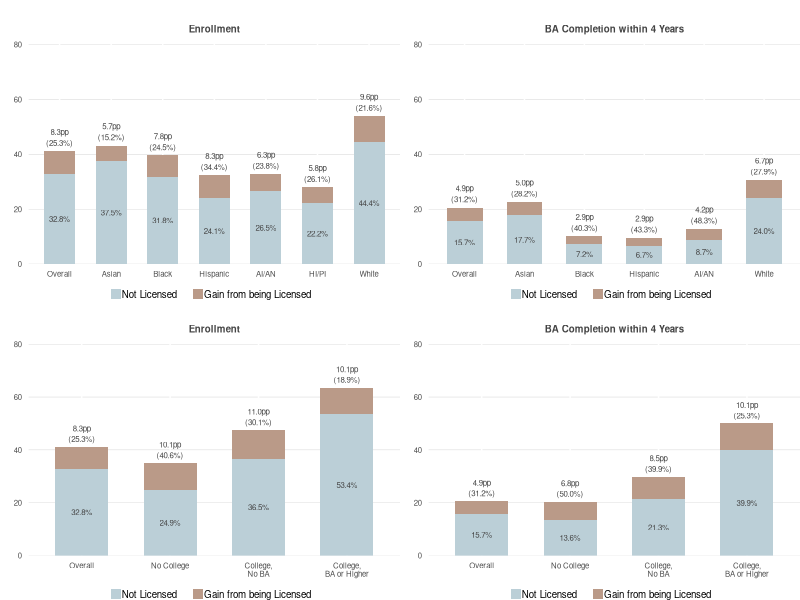

Recreate this plot in R.
## ---- chunk 1
library(knitr)
library(bookdown)

# https://cran.r-project.org/web/packages/kableExtra/vignettes/awesome_table_in_pdf.pdf
library(kableExtra)
library(tidyverse)
library(gridExtra)
library(scales)

knitr::opts_chunk$set(echo = F, message = F, warning = F)

knitr::knit_hooks$set(inline = function(x) {   if(!is.numeric(x)){     x   }else{    prettyNum(round(x,2), big.mark=",")    } })

theme_set(
  theme(
    text = element_text(size = 7),
    panel.background = element_blank(),
    plot.title = element_text(color = '#444444', size = 7, hjust = 0.5, face = 'bold'),
    axis.ticks = element_blank(),
    axis.title = element_text(face = 'bold'),
    legend.title = element_text(face = 'bold'),
    legend.key.size = unit(0.3, 'cm')
  )
)
## ---- chunk 2

create_cb_figure <- function(categories, values, plot_title) {
  cb_fig_df <- data.frame(
    category = rep(categories, each = 2),
    subcategory = rep(c('Not Licensed', 'Gain from being Licensed'), length(categories)), 
    value = values
  )
  
  cb_fig_df$category <- factor(cb_fig_df$category, levels = categories)
  
  cb_fig_df %>%
    left_join(
      cb_fig_df %>%
        pivot_wider(id_cols = category, names_from = subcategory, values_from = value) %>%
        mutate(
          total = `Not Licensed` + `Gain from being Licensed`,
          pct_change = `Gain from being Licensed` / `Not Licensed` * 100
        ),
      by = 'category') %>% 
    ggplot(aes(x = category, y = value, fill = subcategory, width = 0.6)) +
    geom_bar(position = 'stack', stat = 'identity') +
    geom_text(aes(y = value, label = if_else(subcategory == 'Not Licensed', str_c(sprintf('%.1f', value), '%'), '')), color = '#444444', size = 2, position = position_stack(vjust = 0.5)) +
    geom_text(aes(y = total + 3, label = if_else(subcategory == 'Not Licensed', str_c('(', sprintf('%.1f', pct_change), '%)'), '')), color = '#444444', size = 2) +
    geom_text(aes(y = total + 7, label = if_else(subcategory == 'Not Licensed', str_c(sprintf('%.1f', `Gain from being Licensed`), 'pp'), '')), color = '#444444', size = 2) +
    ggtitle(plot_title) +
    xlab('') + ylab('') + 
    scale_y_continuous(expand = expansion(mult = c(0, 0.05)), limits = c(0, 80)) +
    scale_fill_manual(values = c('#ba9a88', '#bbcfd7')) +
    theme(
        plot.margin = margin(t = 0.6, unit = 'cm'),
        panel.grid.major.y = element_line(size = 0.1, color = 'gray'),
        legend.title = element_blank(),
        legend.position = 'bottom',
        legend.margin = margin(t = -0.5, unit = 'cm'),
        legend.text = element_text(margin = margin(r = 0.2, unit = 'cm'))
      ) +
      guides(fill = guide_legend(reverse = T))
}

grid.arrange(
  create_cb_figure(
    c('Overall', 'Asian', 'Black', 'Hispanic', 'AI/AN', 'HI/PI', 'White'),
    c(32.8, 8.3, 37.5, 5.7, 31.8, 7.8, 24.1, 8.3, 26.5, 6.3, 22.2, 5.8, 44.4, 9.6),
    'Enrollment'
  ),
  create_cb_figure(
    c('Overall', 'Asian', 'Black', 'Hispanic', 'AI/AN', 'White'),
    c(15.7, 4.9, 17.7, 5.0, 7.2, 2.9, 6.7, 2.9, 8.7, 4.2, 24.0, 6.7),
    'BA Completion within 4 Years'
  ),
  create_cb_figure(
    c('Overall', 'No College', 'College,\nNo BA', 'College,\nBA or Higher'),
    c(32.8, 8.3, 24.9, 10.1, 36.5, 11.0, 53.4, 10.1),
    'Enrollment'
  ),
  create_cb_figure(
    c('Overall', 'No College', 'College,\nNo BA', 'College,\nBA or Higher'),
    c(15.7, 4.9, 13.6, 6.8, 21.3, 8.5, 39.9, 10.1),
    'BA Completion within 4 Years'
  ),
  ncol = 2
)
